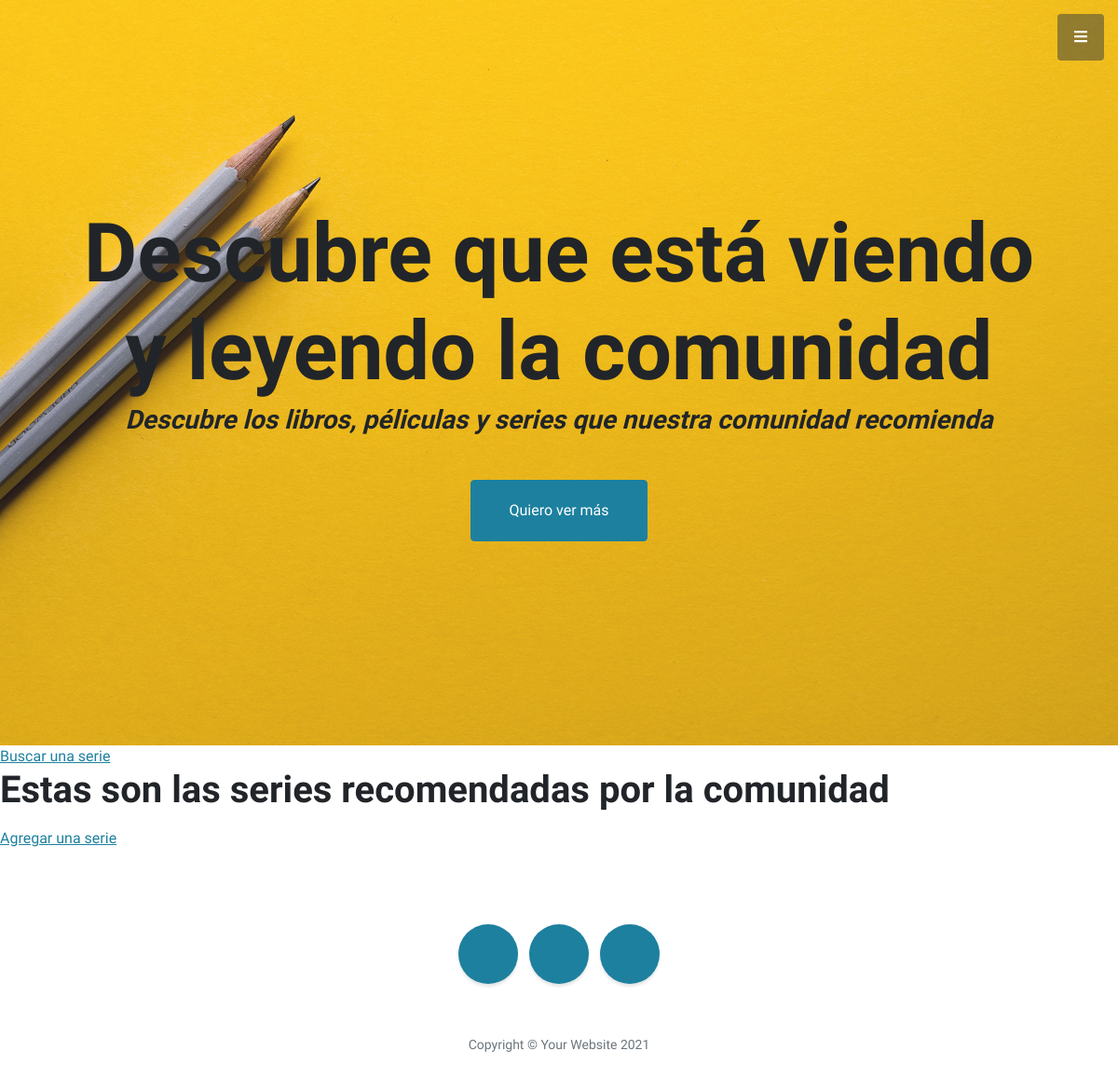
Page /perfil/series/ on the earlier database version.
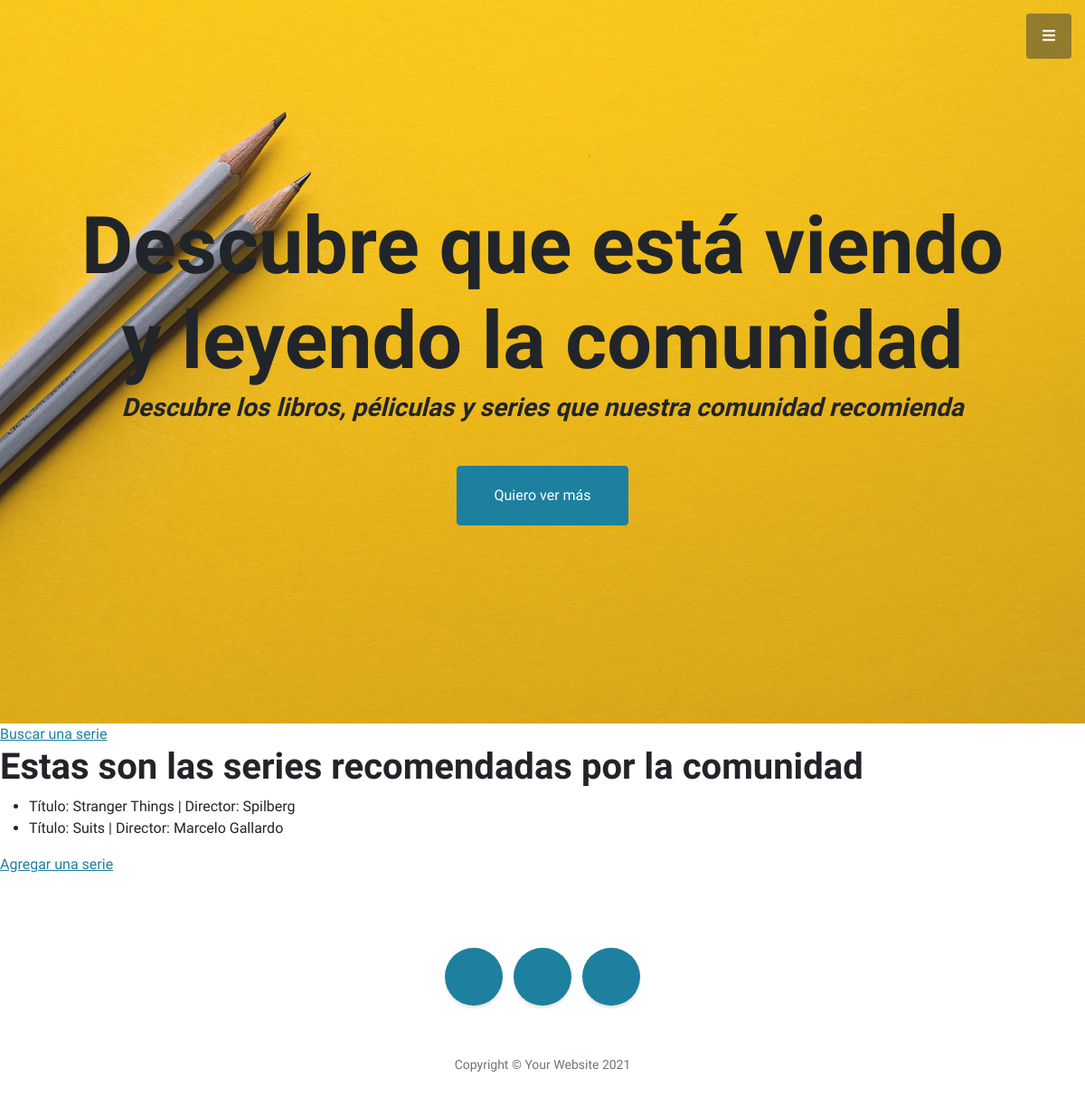
Same page on the later database version.
### perfil/models.py (models this page shows)
class Series(models.Model):
    title = models.CharField(max_length=35)
    director = models.CharField(max_length=30)
    length_minutes = models.IntegerField()
    gender = models.CharField(max_length=20)
    seasons = models.IntegerField()

### perfil/views.py (the view)
# urls.py: path('series/', views.series, name='series'),
def series(request):
    series = Series.objects.filter(title__icontains='')
    return render(request, 'perfil/series.html', {'series' : series})

### perfil/templates/perfil/series.html
{% extends 'perfil/padre.html' %}
{% load static %}
{% block contenidoQueCambia %}
<a href="{% url 'searchSerie' %}" >Buscar una serie</a>
<div id='options'>
    <h1>Estas son las series recomendadas por la comunidad</h1>
    <ul>
        {% for s in series %}
        <li> Título: {{s.title}} | Director: {{s.director}} </li>
        {% endfor %}
    </ul>
</div>
<a href="{% url 'formSerie' %}" >Agregar una serie</a>
{% endblock  %}

Differences in the rows shown:
added Series: title "Stranger Things", director "Spilberg"
added Series: title "Suits", director "Marcelo Gallardo"
